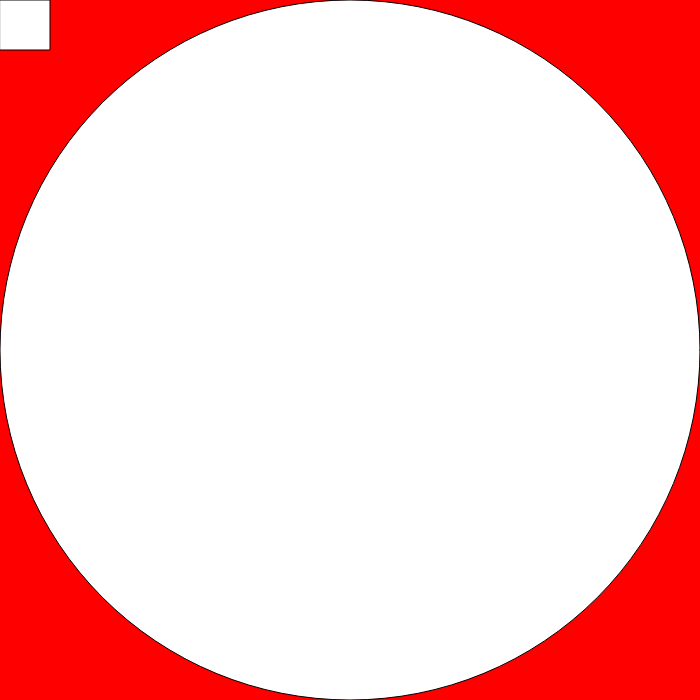
Frame 1 (no input)
Frame 60 (no input): identical to frame 1, image omitted
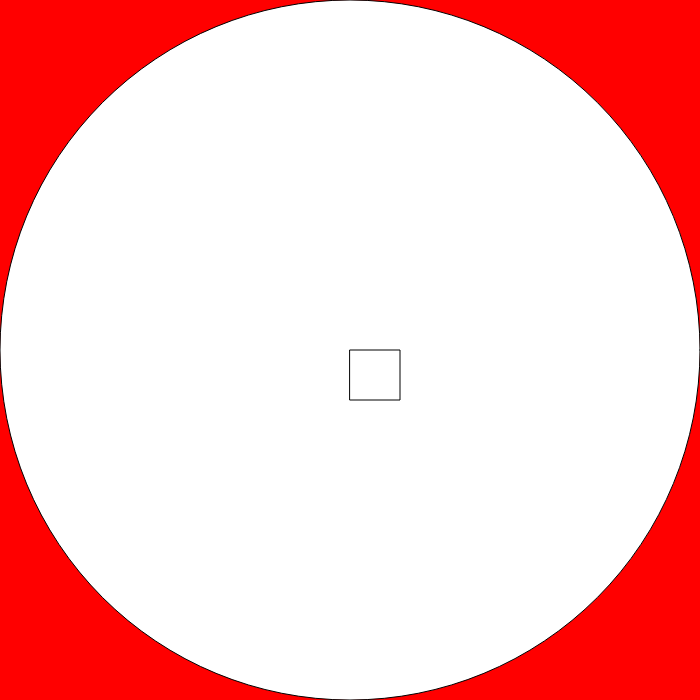
Frame 120 (the mouse pressed at the canvas centre since frame 60)

The p5.js sketch that drew these frames (run headless with seeded random() and noise() and a simulated clock; from frame 60 on, the mouse is pressed at the canvas centre):

// p5.js sketch
// ── sketch.js
var phyllis = 255;                  //This variable will be used as the fill

function setup() {
  createCanvas(700, 700);           //Create the canvas
  cursor(HAND);                     //Set the curson to look like a hand
}

function draw() {
  fill(phyllis);                    //Set the fill to the value in phyllis

  background(255, 0, 0);            //Set the background to red

  ellipse(width/2, height/2, width, height);    //Draw a circle in the center of the canvas that fills the canvas

  rect(mouseX, mouseY, 50, 50);     //Draw a rectangle at the mouse location
}


function mouseClicked() {           //If the mouse is pressed...
  if(mouseY > height/2) {             //If the mouse is in the top half of the canvas...
    phyllis = phyllis - 5;              //Decrease the value of phyllis
  }

  if(mouseY < height/2) {             //If the mouse if in the bottom half of the canvas...
    phyllis = phyllis + 5;              //Increase the value of phyllis
  }
}

function keyPressed() {             //If the key is pressed...
  if(key == 'P') {                    //If the key is P...
    console.log("Pressed");             //Print the word Pressed to the console
  }
  if(keyCode == UP_ARROW) {           //If the key is the up arrow...
    console.log("UP");                  //Print the word Up to the console
  }
}
